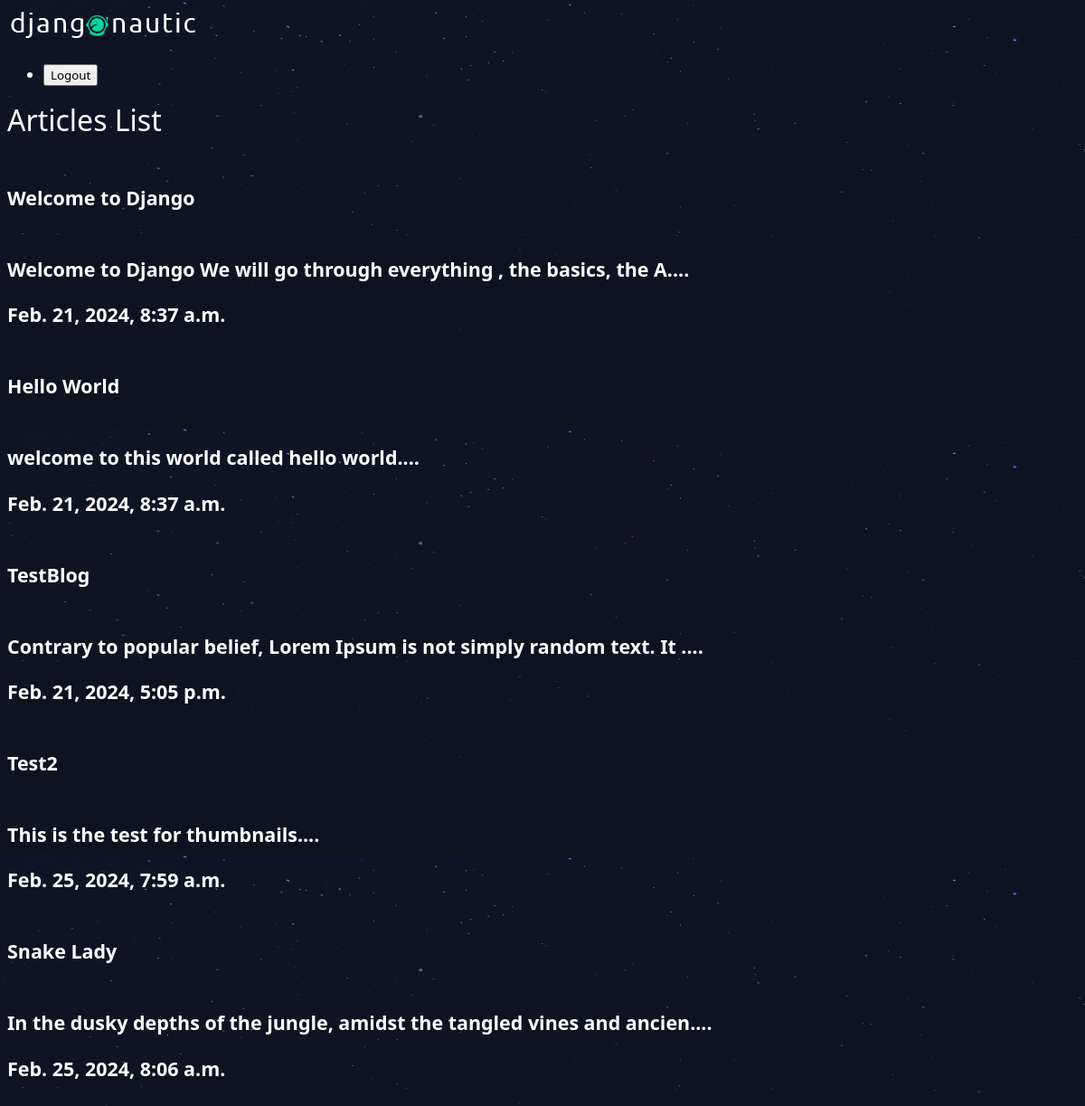
The app's page /articles/ with its own data.
### articles/models.py (models this page shows, shortened)
class Article(models.Model):
    title = models.CharField(max_length=100)
    slug  = models.SlugField()
    body  = models.TextField()
    date  = models.DateTimeField(auto_now_add=True) # when an article is created it is automatically populate this field
    thumb = models.ImageField(default='default.png',blank=True)
    def snippet(self):
        return self.body[0:70]+'....' # displays only 50 characters on the article page and .... in the end

### articles/views.py (the view)
# urls.py: path('',views.article_list,name="list"),
def article_list(request):
    articles = Article.objects.all().order_by('date')
    return render(request,'articles/article_list.html',{'articles':articles}) #django looks in templates and finds article folder

### articles/templates/articles/article_list.html
 {% extends 'base_layout.html'%}
 {%block content%}
     <h1>Articles List<h1>
     <div class="articles">
       {% for article in articles%}
        <div class"article">
            <h6> <a href="{% url 'articles:detail' article.slug %}">{{article.title}}</a><h6>
            <p>{{article.snippet}}</p>
            <p>{{article.date}}</p>
        </div>
     {%endfor %}
    </div>
{% endblock %}

### assets/styles.css (style rules this page uses)
body { background-color: #0f121f; background-image: url(stars.png); background-repeat: no repeat; color: #fff; }
body * { font-family: system-ui, -apple-system, BlinkMacSystemFont, 'Segoe UI', Roboto, Oxygen, Ubuntu, Cantarell, 'Open Sans', 'Helvetica Neue', sans-serif; }
h1,h2,h3,h4,h5 { font-weight: normal; margin: 0; }
a, a:hover,a:visited { color: #fff; text-decoration: none; }

### records on screen
Article: title "Welcome to Django", snippet "Welcome to Django We will go through everything , the basics, the A....", date "Feb. 21, 2024, 8:37 a.m."
Article: title "Hello World", snippet "welcome to this world called hello world....", date "Feb. 21, 2024, 8:37 a.m."
Article: title "TestBlog", snippet "Contrary to popular belief, Lorem Ipsum is not simply random text. It ....", date "Feb. 21, 2024, 5:05 p.m."
Article: title "Test2", snippet "This is the test for thumbnails....", date "Feb. 25, 2024, 7:59 a.m."
Article: title "Snake Lady", snippet "In the dusky depths of the jungle, amidst the tangled vines and ancien....", date "Feb. 25, 2024, 8:06 a.m."
